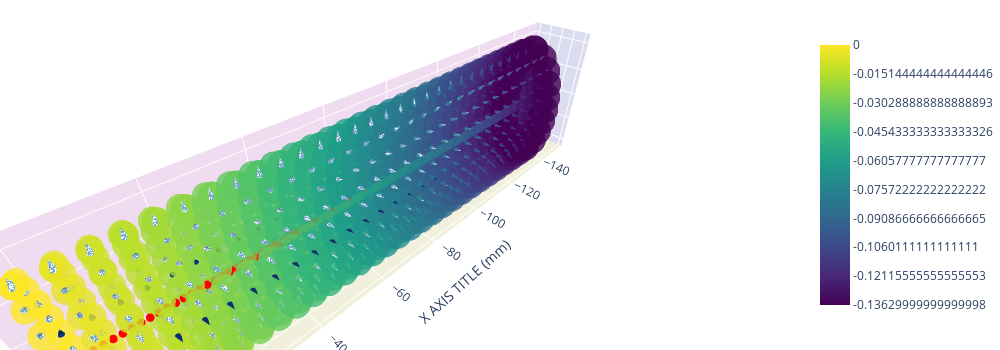

The notebook cell saved with this chart:
### Code cell
base_fish.visualize_scatter(show_normals=2, show_point_currents=3, fig_width=1000, fig_height=350)
print(base_fish.get_N_receptors())

### Figure 1 — Plotly figure (JSON) as saved in the notebook; plotly's stock layout.template omitted (floating-point values rounded to 4 significant figures; data arrays with more than 128 entries replaced by an {"elided": "..."} marker saying what was removed)
{"data": [{"marker": {"color": [0.01, 0.01, 0.01, 0.01, 0.01, 0.01, 0.01, 0.01, 0.01, 0.01, 0.01, 0.01, 0.01, 0.01, 0.01, 0.01, 0.01, 0.01, 0.01, 0.01, 0.01, 0.01, 0.01, 0.01, 0.01, 0.01, 0.01, 0.01, 0.01, 0.01, 0.01, 0.01, 0.01, 0.01, 0.01, 0.01, 0.01, 0.01, 0.01, 0.01, 0.01, 0.01, 0.01, 0.01, 0.01, 0.01, 0.01, 0.01, 0.01, 0.01, 0.01, 0.01, 0.01, 0.01, 0.01, 0.01, 0.01, 0.01, 0.01, 0.01, 0.01, 0.01, 0.01, 0.01, 0.01, 0.01, 0.01, 0.01, 0.01, 0.01, 0.01, 0.01, 0.01, 0.01, 0.01, 0.01, 0.01, 0.01, 0.01, 0.01, 0.01, 0.01, 0.01, 0.01, 0.01, 0.01, 0.01, 0.01, 0.01, 0.01, 0.01, 0.01, 0.01, 0.01, 0.01, 0.01, 0.01, 0.01, 0.01, 0.01, -1], "colorscale": [[0, "rgb(0,0,255)"], [1, "rgb(255,0,0)"]], "opacity": 1, "size": 3}, "mode": "markers", "showlegend": false, "type": "scatter3d", "x": [0, -1.5, -3.0, -4.5, -6.0, -7.5, -9.0, -10.5, -12.0, -13.5, -15.0, -16.5, -18.0, -19.5, -21.0, -22.5, -24.0, -25.5, -27.0, -28.5, -30, -31.5, -33, -34.5, -36, -37.5, -39.0, -40.5, -42.0, -43.5, -45, -46.5, -48, -49.5, -51, -52.5, -54.0, -55.5, -57.0, -58.5, -60, -61.5, -63, -64.5, -66, -67.5, -69, -70.5, -72, -73.5, -75, -76.5, -78, -79.5, -81, -82.5, -84, -85.5, -87, -88.5, -90, -91.5, -93, -94.5, -96, -97.5, -99, -100.5, -102, -103.5, -105, -106.5, -108, -109.5, -111, -112.5, -114, -115.5, -117, -118.5, -120, -121.5, -123, -124.5, -126, -127.5, -129, -130.5, -132, -133.5, -135, -136.5, -138, -139.5, -141, -142.5, -144, -145.5, -147, -148.5, -150], "y": [0, 0, 0, 0, 0, 0, 0, 0, 0, 0, 0, 0, 0, 0, 0, 0, 0, 0, 0, 0, 0, 0, 0, 0, 0, 0, 0, 0, 0, 0, 0, 0, 0, 0, 0, 0, 0, 0, 0, 0, 0, 0, 0, 0, 0, 0, 0, 0, 0, 0, 0, 0, 0, 0, 0, 0, 0, 0, 0, 0, 0, 0, 0, 0, 0, 0, 0, 0, 0, 0, 0, 0, 0, 0, 0, 0, 0, 0, 0, 0, 0, 0, 0, 0, 0, 0, 0, 0, 0, 0, 0, 0, 0, 0, 0, 0, 0, 0, 0, 0, 0], "z": [0, 0, 0, 0, 0, 0, 0, 0, 0, 0, 0, 0, 0, 0, 0, 0, 0, 0, 0, 0, 0, 0, 0, 0, 0, 0, 0, 0, 0, 0, 0, 0, 0, 0, 0, 0, 0, 0, 0, 0, 0, 0, 0, 0, 0, 0, 0, 0, 0, 0, 0, 0, 0, 0, 0, 0, 0, 0, 0, 0, 0, 0, 0, 0, 0, 0, 0, 0, 0, 0, 0, 0, 0, 0, 0, 0, 0, 0, 0, 0, 0, 0, 0, 0, 0, 0, 0, 0, 0, 0, 0, 0, 0, 0, 0, 0, 0, 0, 0, 0, 0]}, {"colorscale": [[0, "rgb(247,251,255)"], [0.125, "rgb(222,235,247)"], [0.25, "rgb(198,219,239)"], [0.375, "rgb(158,202,225)"], [0.5, "rgb(107,174,214)"], [0.625, "rgb(66,146,198)"], [0.75, "rgb(33,113,181)"], [0.875, "rgb(8,81,156)"], [1, "rgb(8,48,107)"]], "showlegend": false, "showscale": false, "sizemode": "absolute", "sizeref": 2, "type": "cone", "u": {"elided": "630 int values"}, "v": {"elided": "630 float values"}, "w": {"elided": "630 float values"}, "x": {"elided": "630 float values"}, "y": {"elided": "630 float values"}, "z": {"elided": "630 float values"}}, {"marker": {"cmax": 1, "cmin": 0, "color": {"elided": "630 float values"}, "colorbar": {"len": 0.8, "tickmode": "array", "ticktext": [-0.1363, -0.1212, -0.106, -0.09087, -0.07572, -0.06058, -0.04543, -0.03029, -0.01514, 0], "tickvals": [0, 0.1111, 0.2222, 0.3333, 0.4444, 0.5556, 0.6667, 0.7778, 0.8889, 1]}, "colorscale": [[0, "#440154"], [0.1111, "#482878"], [0.2222, "#3e4989"], [0.3333, "#31688e"], [0.4444, "#26828e"], [0.5556, "#1f9e89"], [0.6667, "#35b779"], [0.7778, "#6ece58"], [0.8889, "#b5de2b"], [1, "#fde725"]], "opacity": 0.8, "size": 10}, "mode": "markers", "showlegend": false, "type": "scatter3d", "x": {"elided": "630 float values"}, "y": {"elided": "630 float values"}, "z": {"elided": "630 float values"}}], "layout": {"height": 350, "margin": {"b": 0, "l": 0, "r": 0, "t": 0}, "scene": {"aspectmode": "data", "xaxis": {"backgroundcolor": "rgb(220, 220, 240)", "gridcolor": "white", "showbackground": true, "title": {"text": "X AXIS TITLE (mm)"}, "zerolinecolor": "white"}, "yaxis": {"backgroundcolor": "rgb(240, 220, 240)", "gridcolor": "white", "showbackground": true, "title": {"text": "Y AXIS TITLE (mm)"}, "zerolinecolor": "white"}, "zaxis": {"backgroundcolor": "rgb(240, 240, 220)", "gridcolor": "white", "showbackground": true, "title": {"text": "z AXIS TITLE (mm)"}, "zerolinecolor": "white"}}, "width": 1000}}
